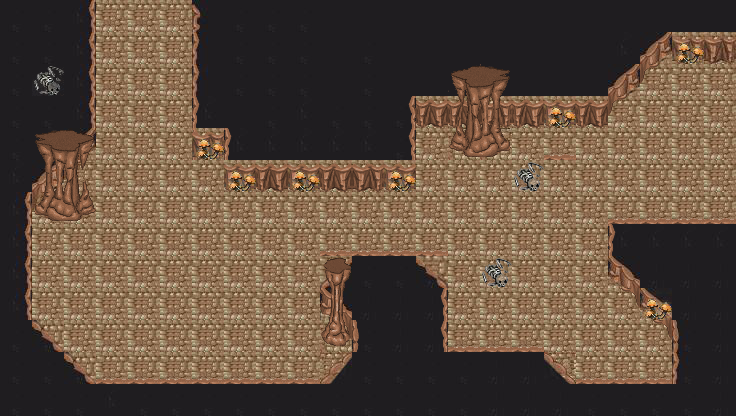

This is a level from a 2D game, rendered from its Tiled map with the project's own tilesets. A one-line summary and the map file follow, with tile-layer data summarised:
An orthogonal 23x13 tile map with 32x32 px tiles, 6 tile layers (Background, Invisiblewalls, Wall2, Walls, ...), 5 tilesets.

<map version="1.0" orientation="orthogonal" renderorder="right-down" width="23" height="13" tilewidth="32" tileheight="32" nextobjectid="1">
 <tileset firstgid="1" name="withSlantBorders" tilewidth="32" tileheight="32" tilecount="1050" columns="30">
  <image source="withSlantBorders.jpg" width="960" height="1120" />
  <tile id="18">
   <properties>
    <property name="blocked" type="bool" value="true" />
   </properties>
  </tile>
  <tile id="55">
   <properties>
    <property name="blocked" type="bool" value="true" />
   </properties>
  </tile>
  <tile id="85">
   <properties>
    <property name="blocked" type="bool" value="true" />
   </properties>
  </tile>
  <tile id="86">
   <properties>
    <property name="blocked" type="bool" value="true" />
   </properties>
  </tile>
  <tile id="116">
   <properties>
    <property name="blocked" type="bool" value="true" />
   </properties>
  </tile>
  <tile id="117">
   <properties>
    <property name="blocked" type="bool" value="true" />
   </properties>
  </tile>
  <tile id="699">
   <properties>
    <property name="blocked" type="bool" value="true" />
   </properties>
  </tile>
  <tile id="701">
   <properties>
    <property name="blocked" type="bool" value="true" />
   </properties>
  </tile>
  <tile id="769">
   <properties>
    <property name="blocked" type="bool" value="true" />
   </properties>
  </tile>
  <tile id="770">
   <properties>
    <property name="blocked" type="bool" value="true" />
   </properties>
  </tile>
  <tile id="771">
   <properties>
    <property name="blocked" type="bool" value="true" />
   </properties>
  </tile>
  <tile id="772">
   <properties>
    <property name="blocked" type="bool" value="true" />
   </properties>
  </tile>
  <tile id="773">
   <properties>
    <property name="blocked" type="bool" value="true" />
   </properties>
  </tile>
  <tile id="783">
   <properties>
    <property name="blocked" type="bool" value="true" />
   </properties>
  </tile>
  <tile id="784">
   <properties>
    <property name="blocked" type="bool" value="true" />
   </properties>
  </tile>
  <tile id="785">
   <properties>
    <property name="blocked" type="bool" value="true" />
   </properties>
  </tile>
  <tile id="799">
   <properties>
    <property name="blocked" type="bool" value="true" />
   </properties>
  </tile>
 </tileset>
 <tileset firstgid="1051" name="BrownCave" tilewidth="32" tileheight="32" tilecount="64" columns="8">
  <image source="BrownCave.png" width="256" height="256" />
 </tileset>
 <tileset firstgid="1115" name="hole" tilewidth="32" tileheight="32" tilecount="1" columns="1">
  <image source="hole.png" width="35" height="37" />
  <tile id="0">
   <properties>
    <property name="blocked" type="bool" value="true" />
   </properties>
  </tile>
 </tileset>
 <tileset firstgid="1116" name="Objects" tilewidth="32" tileheight="32" tilecount="256" columns="16">
  <image source="Objects.png" width="512" height="512" />
 </tileset>
 <tileset firstgid="1372" name="uppertile" tilewidth="32" tileheight="32" tilecount="1" columns="1">
  <image source="uppertile.png" width="37" height="33" />
 </tileset>
 <layer name="Background" width="23" height="13">
  <data>[299 cells, 299 non-empty, 10 distinct tile ids]</data>
 </layer>
 <layer name="Invisiblewalls" width="23" height="13">
  <properties>
   <property name="blocked" type="bool" value="true" />
  </properties>
  <data>[299 cells, 5 non-empty, 3 distinct tile ids]</data>
 </layer>
 <layer name="Wall2" width="23" height="13">
  <properties>
   <property name="blocked" type="bool" value="true" />
  </properties>
  <data>[299 cells, 39 non-empty, 8 distinct tile ids]</data>
 </layer>
 <layer name="Walls" width="23" height="13">
  <properties>
   <property name="blocked" type="bool" value="true" />
  </properties>
  <data>[299 cells, 75 non-empty, 31 distinct tile ids]</data>
 </layer>
 <layer name="Objects" width="23" height="13">
  <data>[299 cells, 25 non-empty, 18 distinct tile ids]</data>
 </layer>
 <layer name="Skeletons" width="23" height="13">
  <data>[299 cells, 2 non-empty, 1 distinct tile ids]</data>
 </layer>
</map>
